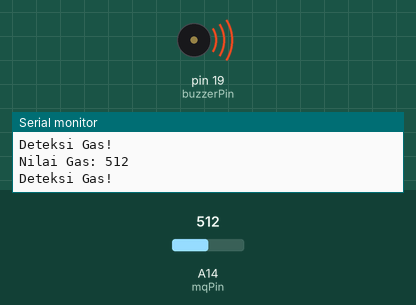
Simulated run of this sketch. Board: Arduino Mega 2560, built with avr-gcc and run on an emulated ATmega2560. Parts: buzzer (waves = sounding), the last lines printed to the serial monitor. The test bench sets the inputs (shaded band); at power-on: A14 (mqPin) = 512.

Above: at 1.8 s.
1.9 s: A14 (mqPin) set to 488
At 2.5 s:
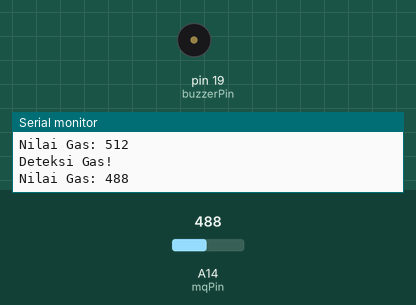
3.5 s: A14 (mqPin) set to 510
At 5.2 s:
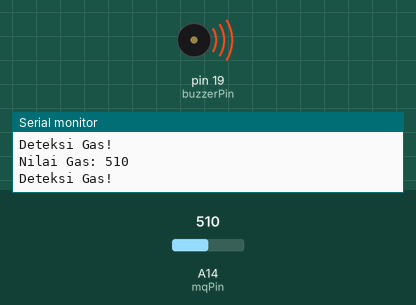
5.5 s: A14 (mqPin) set to 490
At 6.8 s:
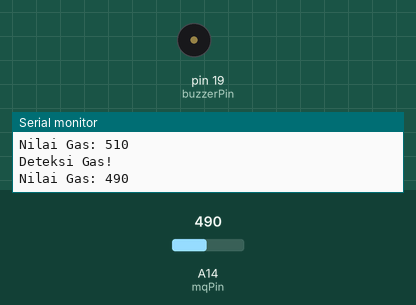
Timing chart, 0 to 8.5 s (numbered marks = the images above; inputs shaded):
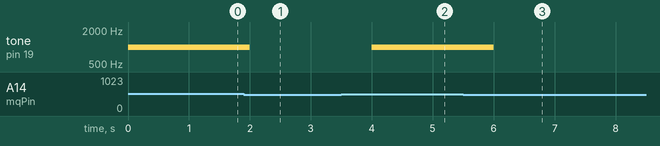

Measured:
- the behaviour switches between 501 and 500 on A14 (mqPin) (found by bisection; images 0 and 1)
- after the input at 1.9 s, tone on pin 19 (buzzerPin): 1000 Hz → silent after 0.10 s
- after the input at 3.5 s, tone on pin 19 (buzzerPin): silent → 1000 Hz after 0.50 s
- after the input at 5.5 s, tone on pin 19 (buzzerPin): 1000 Hz → silent after 0.50 s

The sketch:

Tugas6.ino
```cpp
const int mqPin = A14;
const int buzzerPin = 19;
const int threshold = 500;

void setup() {
  pinMode(buzzerPin, OUTPUT);
  Serial.begin(9600);
}

void loop() {
  int gasValue = analogRead(mqPin);

  Serial.print("Nilai Gas: ");
  Serial.println(gasValue);

  if (gasValue > threshold) {
    tone(buzzerPin, 1000);
    Serial.println("Deteksi Gas!");
  } else {
    noTone(buzzerPin);
  }

  delay(1000);
}
```
